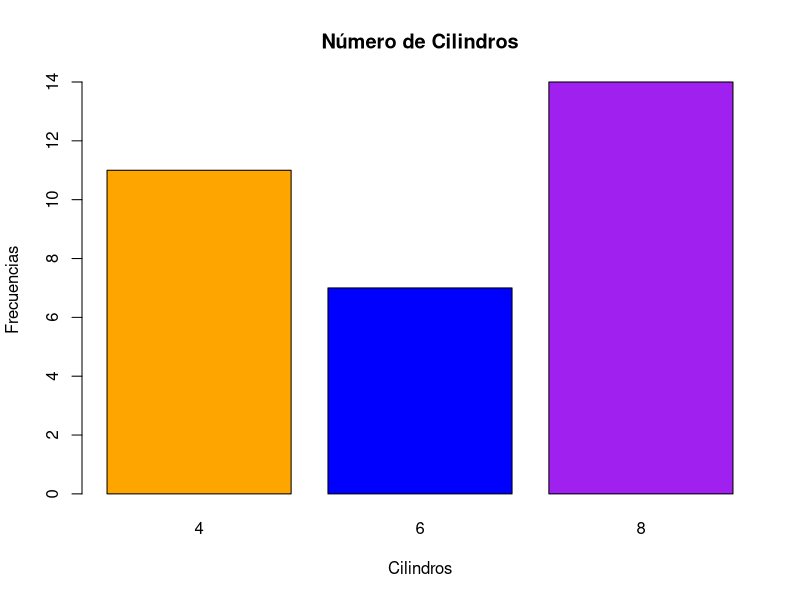
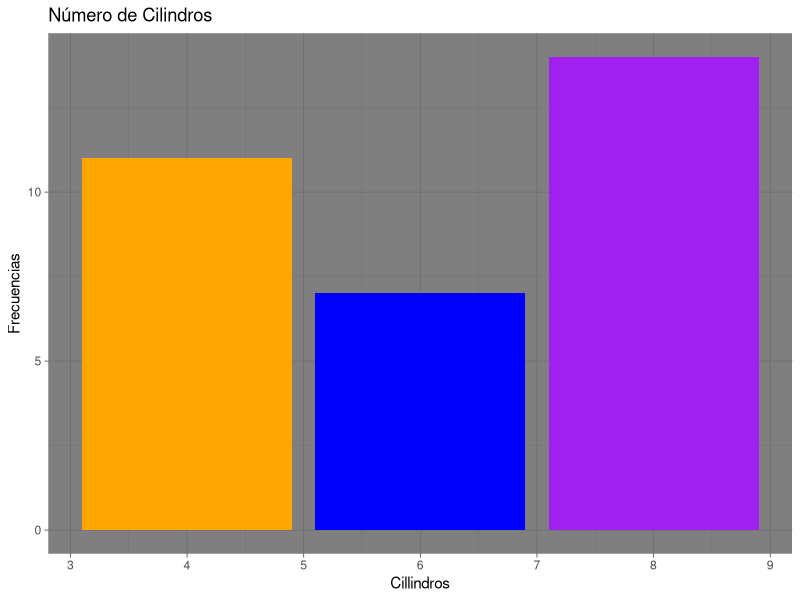
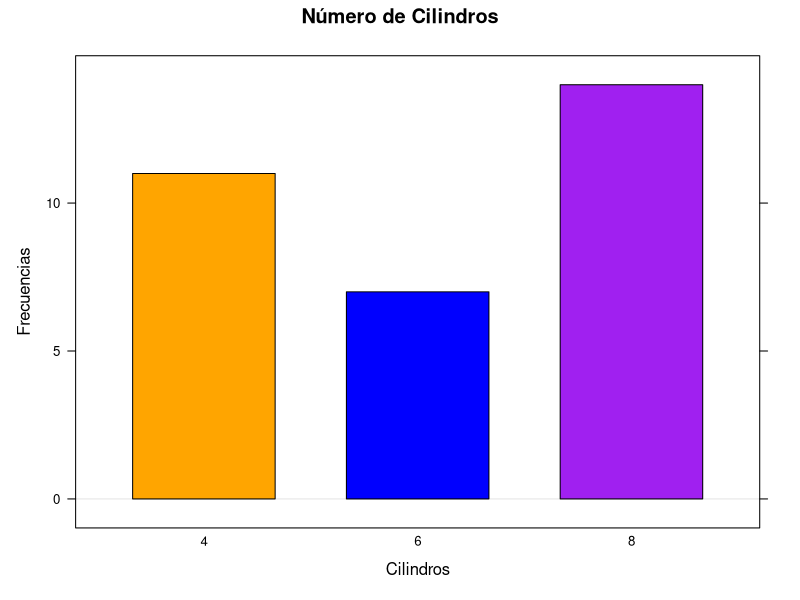

These charts were generated, in order, by the following R code:
## ---- chunk 1

library(ggplot2)

library(lattice)

knitr::opts_chunk$set(echo = FALSE)
## ---- chunk 2
x <- table(mtcars$cyl)

colores <- c("orange","blue","purple")

barplot(x,xlab="Cilindros",ylab="Frecuencias",main="Número de Cilindros",col=colores)
## ---- chunk 3
ggplot(mtcars,aes(cyl)) + geom_bar(fill=colores) + labs(x="Cillindros",y="Frecuencias",title="Número de Cilindros") + theme_dark()
## ---- chunk 4
barchart(x,xlab="Cilindros",ylab="Frecuencias",main="Número de Cilindros",col=colores,horizontal=FALSE)
